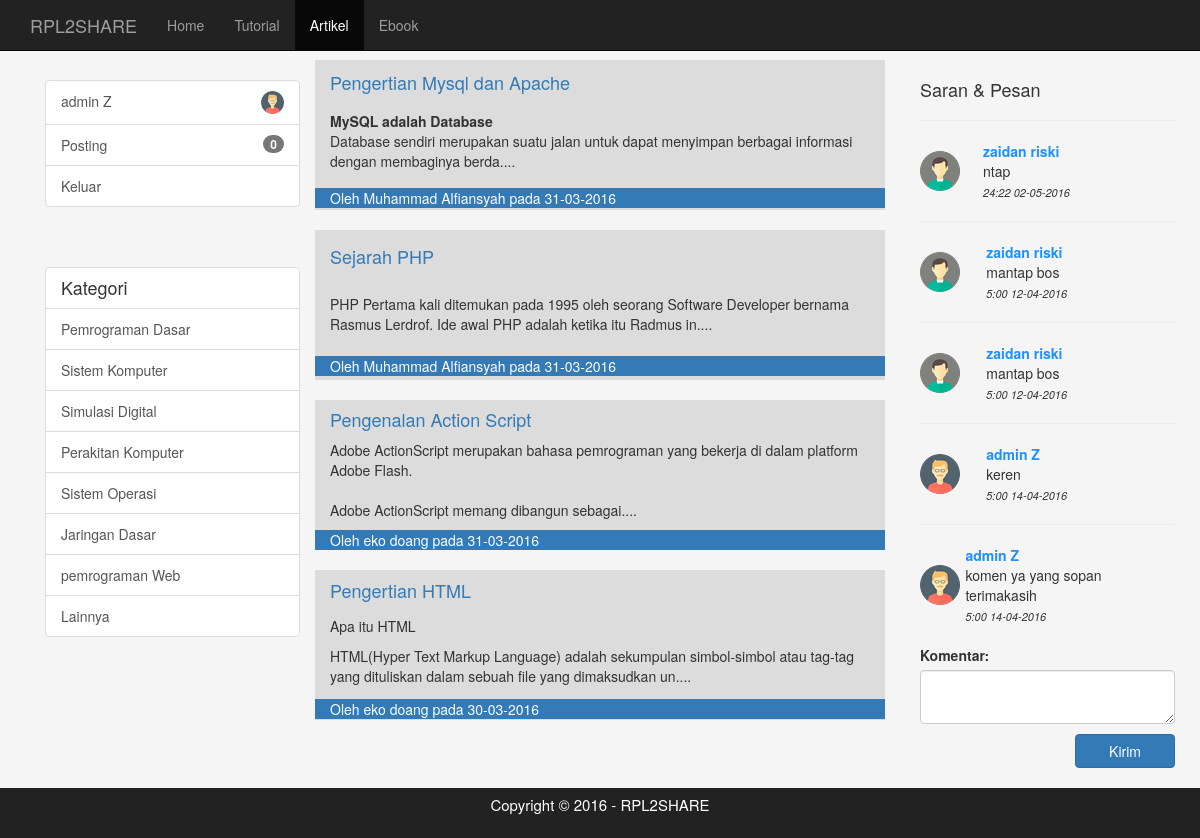
The page /pasca login/pascalogin.php?jenis=artikel (signed in) on the database its author committed.
### tables this page shows
CREATE TABLE IF NOT EXISTS `akun` (
`id` int(5) NOT NULL,
  `nama` varchar(50) DEFAULT NULL,
  `username` varchar(40) DEFAULT NULL,
  `password` varchar(40) DEFAULT NULL,
  `img` varchar(60) NOT NULL
);

CREATE TABLE IF NOT EXISTS `postingan` (
`id` int(5) NOT NULL,
  `judul` text,
  `isi` text,
  `tanggal` date DEFAULT NULL,
  `nama` varchar(40) DEFAULT NULL,
  `Kategori` varchar(50) NOT NULL,
  `jenis` varchar(60) NOT NULL,
  `mapel` varchar(60) NOT NULL
);

CREATE TABLE IF NOT EXISTS `komentar` (
`no` int(15) NOT NULL,
  `id` int(10) NOT NULL,
  `komentar` text NOT NULL,
  `nama` varchar(65) NOT NULL,
  `tanggal` date NOT NULL,
  `jam` time NOT NULL
);

### pasca login/pascalogin.php (the view, shortened to what this page needs)
<!DOCTYPE html>
<html lang="en">
<head>
  <link rel="stylesheet" href="/rpl/css/bootstrap.min.css">
</head>
<body>
<div class="navbar navbar-inverse navbar-fixed-top">
<div class="container">
<a class="navbar-brand" href="/rpl/index.php">RPL2SHARE</a>
<div class="navbar-collapse collapse">
<ul class="nav navbar-nav">
  <li><a href="/rpl/index.php">Home</a></li>
  <?php
  $jenis = $_REQUEST['jenis'];
  if($jenis == "artikel"){
	  echo "<li><a href=\"pascalogin.php?jenis=tutorial\">Tutorial</a></li>
  <li class=\"active\"><a href=\"pascalogin.php?jenis=artikel\">Artikel</a></li>
  <li><a href=\"#\">Ebook</a></li>
	  ";
  }
  ?>
</ul>
</div>
  </div>
  </div>
  <div class="hal container">
<div class="row">
<div class="col-md-12">
<div class="col-md-3">
<div class="row">
<div class="col-md-12">
<?php
  $username = $_SESSION['username'];
  $cekuser = mysql_query("SELECT * FROM akun WHERE username = '$username'");
$hasil = mysql_fetch_array($cekuser);
$nama = $hasil['nama'];
$img = $hasil['img'];
$komensql = mysql_query("select * from postingan where nama = '$nama'");
$banyak = mysql_num_rows($komensql);
  echo " <ul class=\"list-group\">
  <button class=\"list-group-item\" data-toggle=\"modal\" data-target=\"#profil\"><img src=/rpl/img/$img width=23 class=\"pull-right\">$nama</button>
  <button class=\"list-group-item\" data-toggle=\"modal\" data-target=\"#posting\"><span class=\"badge\">$banyak</span>Posting</button>
  <button data-toggle=\"modal\" data-target=\"#keluar\" class=\"list-group-item\">Keluar</button>
</ul>";
  ?>
</div>
</div>
<div class="row">
<div class="col-md-12">
 <div class="list-group">
 <h4 class="list-group-item">Kategori</h4>
  <a href="mapel.php?mapel=pemrograman dasar" class="list-group-item">Pemrograman Dasar</a>
  <a href="mapel.php?mapel=sistem komputer" class="list-group-item">Sistem Komputer</a>
  <a href="mapel.php?mapel=simulasi digital" class="list-group-item">Simulasi Digital</a>
  <a href="mapel.php?mapel=perakitan komputer" class="list-group-item">Perakitan Komputer</a>
  <a href="mapel.php?mapel=sistem operasi" class="list-group-item">Sistem Operasi</a>
  <a href="mapel.php?mapel=jaringan dasar" class="list-group-item">Jaringan Dasar</a>
  <a href="mapel.php?mapel=pemrograman web" class="list-group-item">pemrograman Web</a>
  <a href="mapel.php?mapel=lainnya" class="list-group-item">Lainnya</a>
</div>
</div>
</div>
</div>
<div class="col-md-6">
<?php
$jenis = $_REQUEST['jenis'];
$select = "select * from postingan where jenis = '$jenis' order by id desc";
$selectlagi = mysql_query($select);
while ($ambil = mysql_fetch_array($selectlagi))
{
	$id = $ambil['id'];
	$judul = $ambil['judul'];
	$isi = $ambil['isi'];
	$tanggal = $ambil['tanggal'];
	$tanggalasli = explode("-", $tanggal);
	$nama = $ambil['nama'];
	$potong = substr($isi, 0,150);
	echo "<div class=\"row\">
	<div class=\"isi col-md-12\">
	<table width=100% height=150>
	<tr>
	<td><h4><a href=/rpl/posting/postingan.php?id=$id>$judul</a></h4></td>
	</tr>
	<tr>
	<td><p>$potong....</p></td>
	</tr>
	<tr>
	<td><div class=\"row\">
	<div class=\"col-md-12 bg-primary\">
	Oleh $nama pada $tanggalasli[2]-$tanggalasli[1]-$tanggalasli[0]
	</div>
	</div></td>
	</tr>
	</table>
	</div>
	</div>
	";
}
?>
</div>
<div class="col-md-3">
<div class="row">
<div class="saran col-md-12">
<div class="list-group">
<h4>Saran & Pesan</h4>
<?php
$select = mysql_query("select * from komentar where id='0' order by jam desc");
$banyak = 1;
while($banyak <=5 ){
$ambil = mysql_fetch_array($select);
$komentar = $ambil['komentar'];
$nama = $ambil['nama'];
$pilih = mysql_query("select * from akun where nama = '$nama'");
$cabut = mysql_fetch_array($pilih);
$img = $cabut['img'];
$tanggal = $ambil['tanggal'];
$tanggalasli = explode("-", $tanggal);
$jamawal = $ambil['jam'];
$jam = explode(":", $jamawal);
$jam0 = $jam[0] + 5;
echo "<table width=200>
<tr>
<td rowspan=3><img src=/rpl/img/$img></td><td><font color=#1E90FF><b>$nama</b></font></td>
</tr>
<tr>
<td>$komentar</td>
</tr>
<tr>
<td><i>$jam0:$jam[1] $tanggalasli[2]-$tanggalasli[1]-$tanggalasli[0]<i></td><hr>
</tr>
</table>
";
$banyak++;
}
echo "<form action=/rpl/akun/pesan.php?jenis=$jenis method=POST><br>
<label for=\"comment\">Komentar:</label>
  <textarea class=\"form-control\" rows=\"2\" id=\"comment\" name=kirim></textarea><button type\"submit\" class=\"kirim btn btn-primary pull-right\">Kirim</button>
</form>
";
?>
</div>
</div>
</div>
</div>
</div>
</div>
</div>
                          <div id="footer">
  <div class="container">
    <div class="row">
      <div class="col-lg-6 col-lg-offset-3 fixed-top">
          <p class="copyright">Copyright &copy; 2016 - RPL2SHARE</p>
      </div>
    </div>
  </div>
  </div>
</body>
</html>

### pasca login/pascalogin.php (style rules this page uses)
.isi { background-color: #DCDCDC; margin-top: 20px; }
#footer { height: 50px; background: #222222; margin-top: 20px; }
.copyright { color: white; text-align: center; font-size: 15px; margin-top: 6px; }
.isi h4 { color:#1E90FF; }
.btn { width: 200px; margin-top: 10px; }
.list-group { margin-top:40px; }
.kirim { width:100px; }
.saran { margin-left:20px; }
.saran table i { font-size: 11px; }
.hal { margin-top: 40px; }
body { background-color: #F5F5F5; }

### rows shown on the page
akun: img (picture), nama "admin Z"
postingan: judul "Pengertian Mysql dan Apache", isi "MySQL adalah Database Database sendiri merupakan suatu jalan untuk dapat menyimpan berbagai informasi dengan membaginya berda", nama "Muhammad Alfiansyah", tanggal "31", tanggal "03", tanggal "2016"
postingan: judul "Sejarah PHP", isi "PHP Pertama kali ditemukan pada 1995 oleh seorang Software Developer bernama Rasmus Lerdrof. Ide awal PHP adalah ketika itu Radmus in", nama "Muhammad Alfiansyah", tanggal "31", tanggal "03", tanggal "2016"
postingan: judul "Pengenalan Action Script", isi "Adobe ActionScript merupakan bahasa pemrograman yang bekerja di dalam platform Adobe Flash. Adobe ActionScript memang dibangun sebagai", nama "eko doang", tanggal "31", tanggal "03", tanggal "2016"
postingan: judul "Pengertian HTML", isi "Apa itu HTML HTML(Hyper Text Markup Language) adalah sekumpulan simbol-simbol atau tag-tag yang dituliskan dalam sebuah file yang dimaksudkan un", nama "eko doang", tanggal "30", tanggal "03", tanggal "2016"
komentar: akun.img (picture), nama "zaidan riski", komentar "ntap", jam "24", jam "22", tanggal "02", tanggal "05", tanggal "2016"
komentar: akun.img (picture), nama "zaidan riski", komentar "mantap bos", jam "5", jam "00", tanggal "12", tanggal "04", tanggal "2016"
komentar: akun.img (picture), nama "zaidan riski", komentar "mantap bos", jam "5", jam "00", tanggal "12", tanggal "04", tanggal "2016"
komentar: akun.img (picture), nama "admin Z", komentar "keren", jam "5", jam "00", tanggal "14", tanggal "04", tanggal "2016"
komentar: akun.img (picture), nama "admin Z", komentar "komen ya yang sopan terimakasih", jam "5", jam "00", tanggal "14", tanggal "04", tanggal "2016"

### other values the page prints
$banyak "0"
